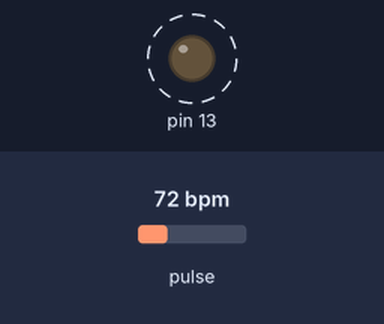
Bench run of a sketch on a simulated Arduino Uno, built with avr-gcc and run on an emulated ATmega328P. Parts: output pins drawn as LEDs (lit = HIGH). Dashed ring = blinking. Inputs (shaded band) come from the test bench; at power-on: pulse 72 bpm. What the sketch prints to the serial monitor is not drawn.

Above: at 1.2 s.
1.3 s: pulse set to 42 bpm
At 3.3 s:
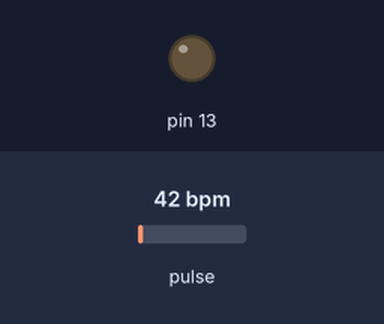
3.7 s: pulse set to 100 bpm
At 4.42 s:
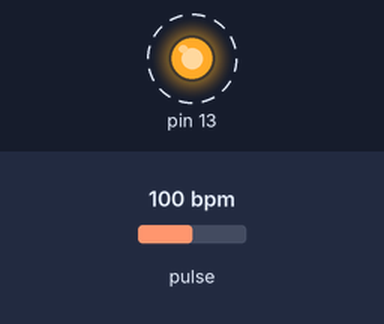
Timing chart, 0 to 12.7 s (numbered marks = the images above; inputs shaded):
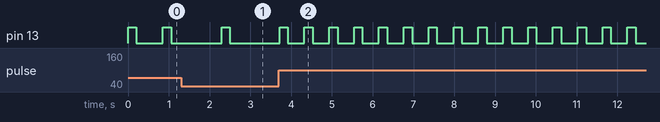

The sketch:

02_Getting_BPM_to_Serial_Monitor.ino
```cpp
/*  Getting_BPM_to_Monitor prints the BPM to the Serial Monitor, using the least lines of code and PulseSensor Library.
    Tutorial Webpage: https://pulsesensor.com/pages/getting-advanced

  --------Use This Sketch To------------------------------------------
  1) Displays user's live and changing BPM, Beats Per Minute, in Arduino's native Serial Monitor.
  2) Print: "♥  A HeartBeat Happened !" when a beat is detected, live.
  2) Learn about usinxg a PulseSensor Library "Object".
  4) Blinks LED on PIN 13 with user's Heartbeat.
  --------------------------------------------------------------------*/

#define USE_ARDUINO_INTERRUPTS true    // Set-up low-level interrupts for most acurate BPM math.
#include <PulseSensorPlayground.h>     // Includes the PulseSensorPlayground Library.

//  Variables
const int pulseSensorPin = 0;       // PulseSensor Signal (S) wire connected to ANALOG PIN 0 (A0)
const int LED13 = 13;          // The on-board Arduino LED, connected to PIN 13.
int threshold = 510;            // If sensor value exceeds this value, we detect a beat.
// Use the "Gettting Started Project" to fine-tune threshold Value beyond default setting.
// Otherwise leave the default "550" value.

PulseSensorPlayground pulseSensor;  // Creates an instance of the PulseSensorPlayground object called "pulseSensor"


void setup() {
  Serial.begin(115200);          // For Serial Monitor

  pulseSensor.analogInput(pulseSensorPin);     // Configure the PulseSensor object, by assigning our variables to it.
  pulseSensor.blinkOnPulse(LED13);       //auto-magically blink Arduino's LED with heartbeat.
  pulseSensor.setThreshold(threshold);

  // Double-check the "pulseSensor" object was created and "began" seeing a signal.
  if (pulseSensor.begin()) {
    Serial.println("We created a pulseSensor Object !");  //This prints one time at Arduino power-up,  or on Arduino reset.
  }
}


void loop() {
  int myBPM = pulseSensor.getBeatsPerMinute();  // Calls function on our pulseSensor object that returns BPM as an "int".

  if (pulseSensor.sawStartOfBeat()) {            // Constantly test to see if "a beat happened".
    Serial.println("♥  A HeartBeat Happened ! "); // If test is "true", print a message "a heartbeat happened".
    Serial.print("BPM: ");                        // Print phrase "BPM: "
    Serial.println(myBPM);                        // Print the value inside of myBPM.
  }

  delay(20);                    // considered best practice in a simple sketch.
}
```

Measured:
- after the input at 3.7 s, pin 13: alternates HIGH for 0.20 s and LOW for 0.41 s, starting after 0.62 s
